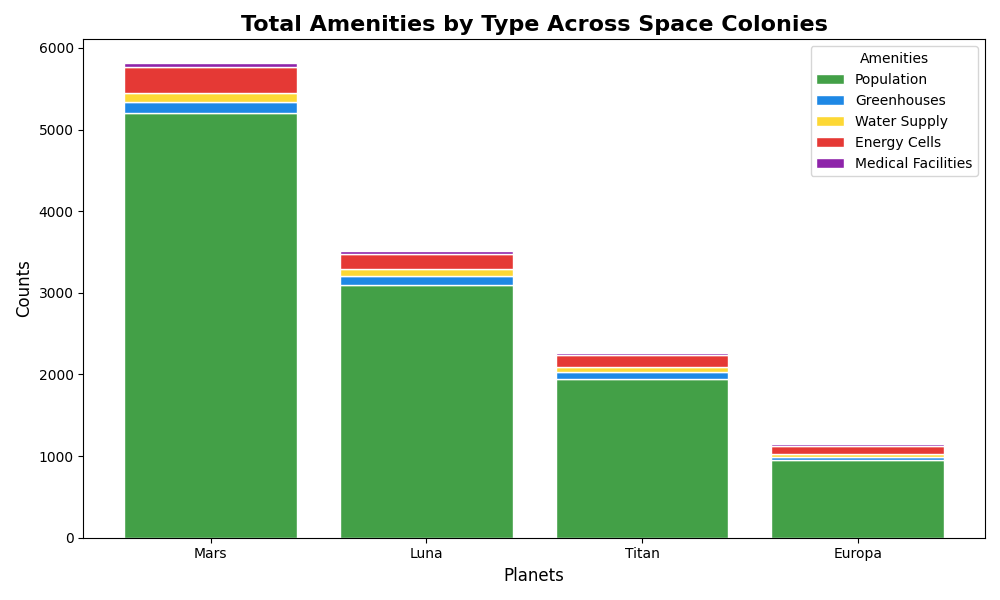

The Python source for this figure:
import matplotlib.pyplot as plt
import squarify
import numpy as np

# Altered Data: Population and key amenities across the new colonies
data = {
    'Mars': {'Population': 5200, 'Greenhouses': 140, 'Water Supply': 110, 'Energy Cells': 320, 'Medical Facilities': 45},
    'Luna': {'Population': 3100, 'Greenhouses': 105, 'Water Supply': 85, 'Energy Cells': 190, 'Medical Facilities': 38},
    'Titan': {'Population': 1950, 'Greenhouses': 85, 'Water Supply': 55, 'Energy Cells': 145, 'Medical Facilities': 25},
    'Europa': {'Population': 950, 'Greenhouses': 45, 'Water Supply': 35, 'Energy Cells': 95, 'Medical Facilities': 18}
}

# Flatten data for squarify
labels = []
sizes = []
colors = ['#43A047', '#1E88E5', '#FDD835', '#E53935']

# Build data structure for plotting the treemap
for planet, amenities in data.items():
    for amenity, count in amenities.items():
        label = f"{planet}\n{amenity}\n({count})"
        labels.append(label)
        sizes.append(count)

# Plotting the tree map
fig, ax = plt.subplots(figsize=(12, 7))
squarify.plot(sizes=sizes, label=labels, color=colors * len(data), alpha=0.8, edgecolor="white", linewidth=1.5, text_kwargs={'fontsize': 8, 'wrap': True})

# Titles and aesthetics
plt.title("Space Colonies: Population and Key Amenities Distribution", fontsize=15, fontweight='bold')
plt.axis('off')

# Adjust layout to prevent text overlap
plt.tight_layout()

# Display plot
plt.show()

# Secondary visualization: Stacked bar chart to show the total amenities by type across all colonies

# Organize data for stacked bar chart
planets = list(data.keys())
amenities = list(data['Mars'].keys())
totals = np.array([[data[planet][amenity] for amenity in amenities] for planet in planets]).T

# Plot the stacked bar chart
fig, ax = plt.subplots(figsize=(10, 6))

bottom = np.zeros(len(planets))
colors = ['#43A047', '#1E88E5', '#FDD835', '#E53935', '#8E24AA']
for i, amenity in enumerate(amenities):
    ax.bar(planets, totals[i], bottom=bottom, label=amenity, color=colors[i % len(colors)], edgecolor='white')
    bottom += totals[i]

# Configure the plot
plt.title("Total Amenities by Type Across Space Colonies", fontsize=16, fontweight='bold')
plt.xlabel("Planets", fontsize=12)
plt.ylabel("Counts", fontsize=12)
plt.legend(title="Amenities", fontsize=10)
plt.xticks(ticks=range(len(planets)), labels=planets)

# Adjust layout to prevent text overlap
plt.tight_layout()

# Display plot
plt.show()
